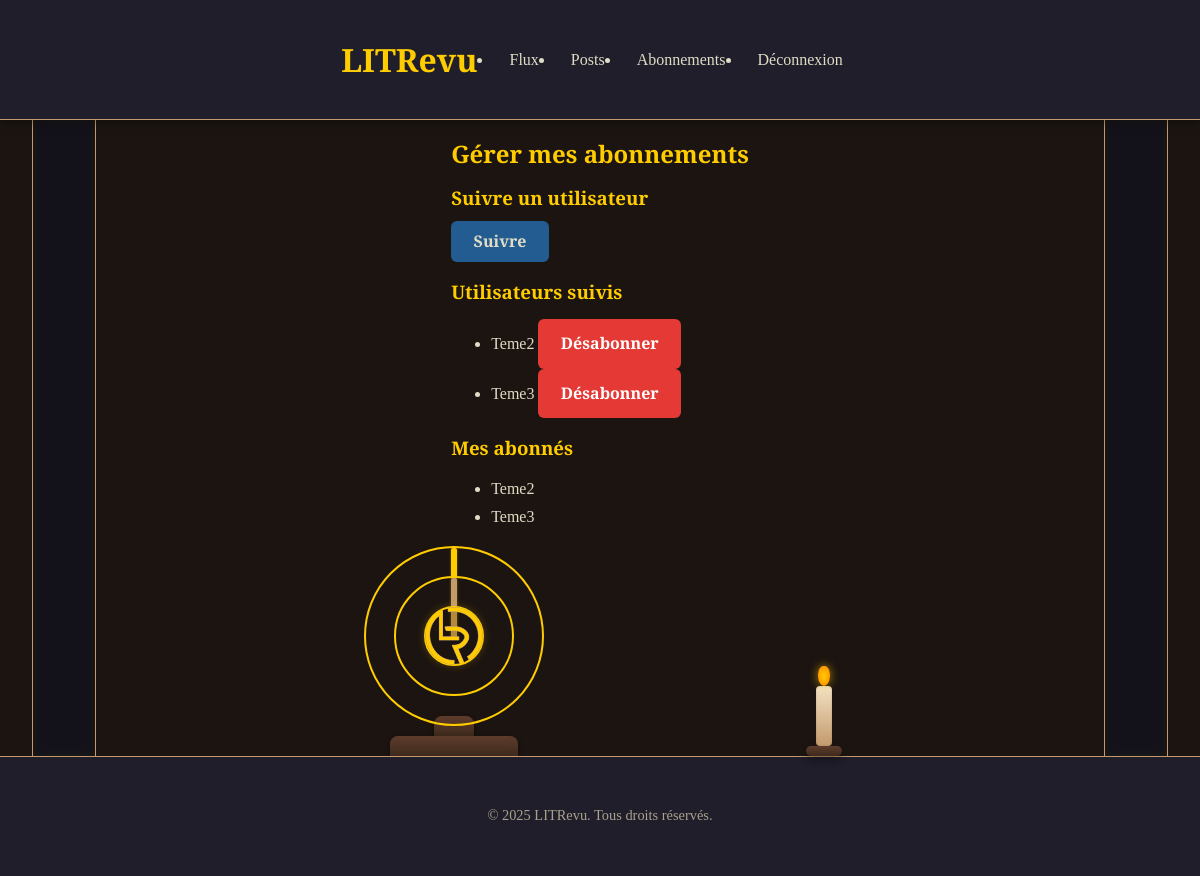
Screenshot of /users/followers/ (signed in) with the database file from the repository.
### users/models.py (models this page shows, shortened)
class UserFollow(models.Model):
    user = models.ForeignKey(
        to=settings.AUTH_USER_MODEL,
        on_delete=models.CASCADE,
        related_name="following",  # Accès rapide aux abonnements
    )
    followed_user = models.ForeignKey(
        to=settings.AUTH_USER_MODEL,
        on_delete=models.CASCADE,
        related_name="followers",  # Accès rapide aux abonnés
    )
    objects = models.Manager()
    class Meta:
        unique_together = ("user", "followed_user")  # Ne permet pas les doublons

### users/views.py (the view)
# urls.py: path("followers/", list_of_follow, name="followers"),
def list_of_follow(request):
    followed_users = request.user.following.all()
    followers = request.user.followers.all()
    return render(
        request,
        "users/subscriptions.html",
        {"followed_users": followed_users, "followers": followers},
    )

### templates/users/subscriptions.html (shortened to what this page needs)
{% extends "base.html" %}
{% block content %}
<div class="container">
    <h2>Gérer mes abonnements</h2>
    <h3>Suivre un utilisateur</h3>
    <form method="post">
        <button type="submit" class="btn btn-primary">Suivre</button>
    </form>
    <h3>Utilisateurs suivis</h3>
    <ul>
        {% for user_follow in followed_users %}
            <li>
                {{ user_follow.followed_user.username }}
                <a href="{% url 'unfollow_user' user_follow.followed_user.id %}" class="btn btn-danger btn-sm">Désabonner</a>
            </li>
        {% empty %}
            <p>Vous ne suivez encore personne.</p>
        {% endfor %}
    </ul>
    <h3>Mes abonnés</h3>
    <ul>
        {% for user_follow in followers %}
            <li>{{ user_follow.user.username }}</li>
        {% empty %}
            <p>Vous n'avez pas encore d'abonnés.</p>
        {% endfor %}
    </ul>
</div>
{% endblock %}

### static/css/variables.css (style rules this page uses)
:root { --bg-main: #1b1410; --bg-card: #201e2b; --bg-alt: #13121a; --bg-book: #1a0100; --text-main: #e0dcc5; --text-muted: #a8a28d; --title-color: #ffcc00; --accent: #8c3d2b; --link: #235C90; --link-2: #3d0200; --green: #4caf50; --red: #e53935; --border-color: #c49a6c; --font-serif: 'Cormorant Garamond', serif; --font-text: 'Merriweather', serif; --texture-parchment: url("https://www.transparenttextures.com/patterns/old-wall.png"); --texture-leather: url("https://www.transparenttextures.com/patterns/dark-leather.png"); --texture-stars: url("https://www.transparenttextures.com/patterns/stardust.png"); }

### static/css/base.css (style rules this page uses)
*, *::before, *::after { box-sizing: border-box; }
body { background: var(--bg-main); color: var(--text-main); font-family: var(--font-text); font-size: 16px; line-height: 1.7; display: flex; flex-direction: column; justify-content: space-between; align-items: center; }
h1, h2, h3, h4 { font-family: var(--font-serif); color: var(--title-color); margin-bottom: 0.6em; line-height: 1.2; }
a { color: var(--link); text-decoration: none; transition: color 0.3s ease; }
.btn { display: inline-block; padding: 0.7rem 1.4rem; border: none; border-radius: 6px; font-weight: bold; cursor: pointer; transition: background 0.3s ease; }
.btn-primary { background-color: var(--link); color: var(--text-main); text-decoration: none; }
.btn-danger { background-color: var(--red); color: white; }

### rows the page displays
UserFollow: followed_user.username "Teme2"
UserFollow: followed_user.username "Teme3"
UserFollow: user.username "Teme2"
UserFollow: user.username "Teme3"
